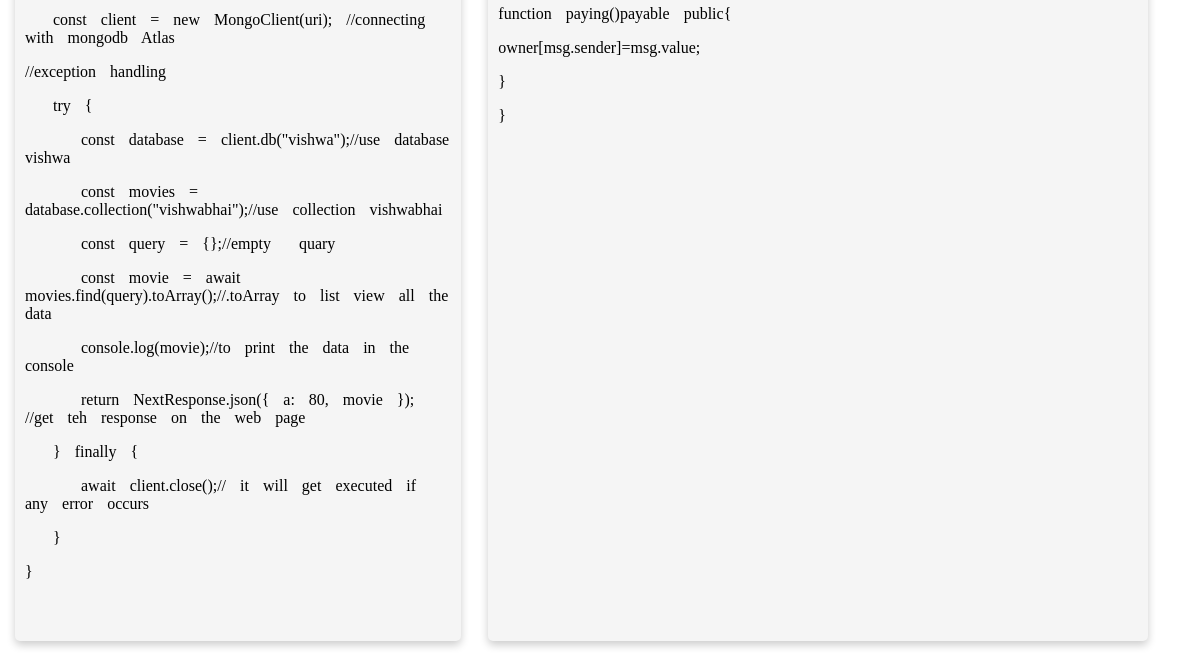
/ (lower part), run on an earlier commit of the app's database.
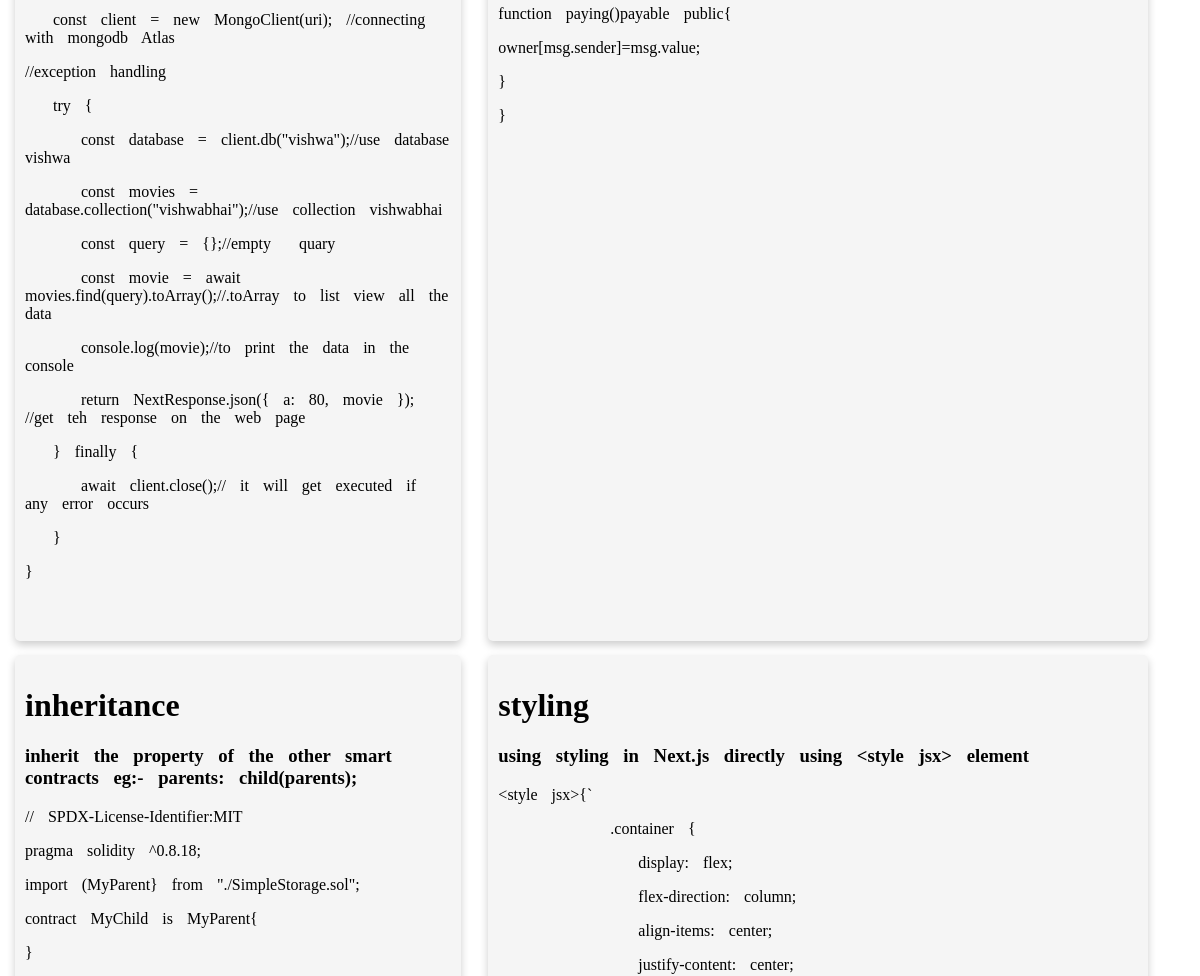
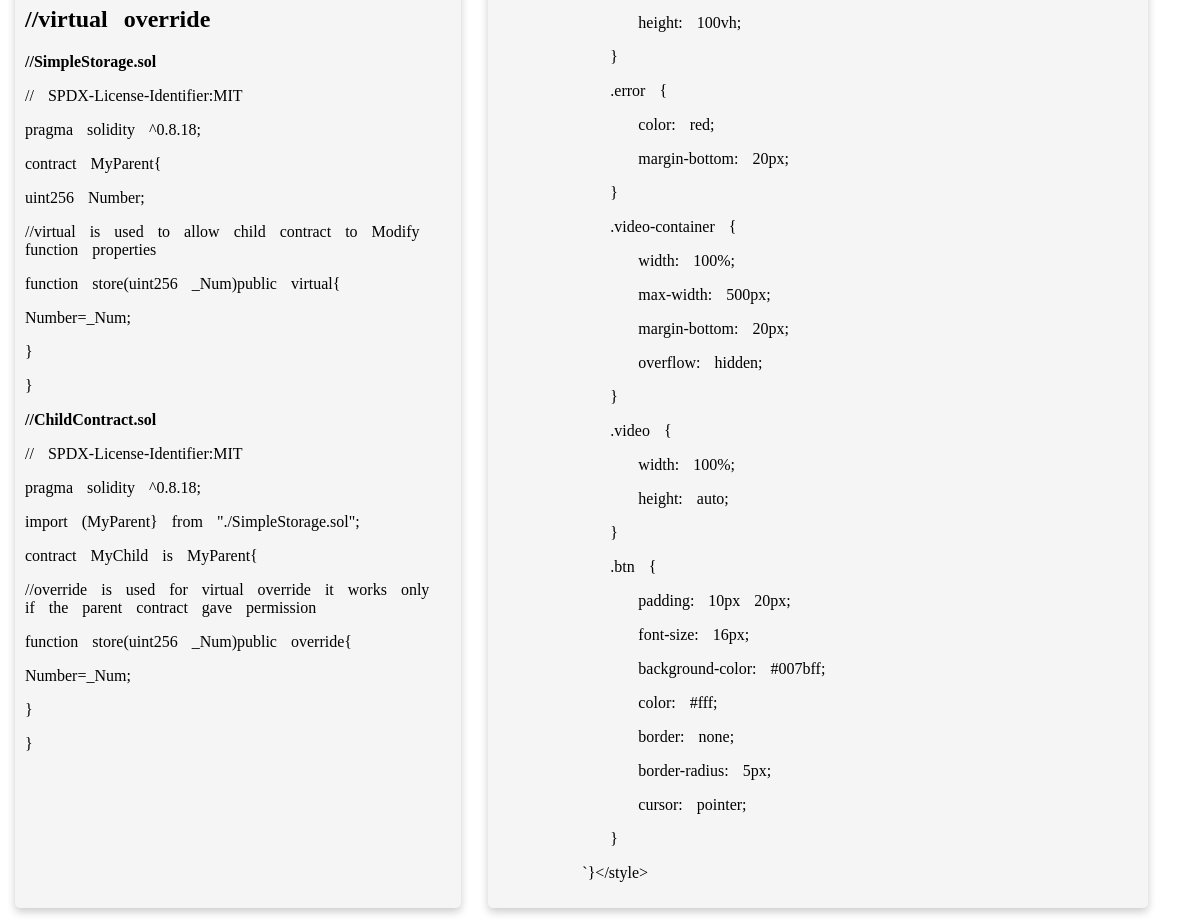
And on a later commit of the database (2 pictures, top to bottom).
### dataset/models.py (models this page shows, shortened)
class sample(models.Model):
    topic=models.CharField(max_length=100)
    language=models.CharField(max_length=50,choices=language_choice,default="solidity")
    discription=models.TextField()
    information=RichTextField()

### dataset/views.py (the view)
# urls.py: 2. Add a URL to urlpatterns:  path('', views.home, name='home')
def home(request):
    data=sample.objects.all()
    return render(request,'home.html',{"data":data})

### templates/home.html (shortened to what this page needs)
<!DOCTYPE html>
<html lang="en">
<head>
</head>
<body>
    <div id="divide">
    {% for data in data %}
    <div id="dataset">
        <h1>{{data.topic}}</h1>
    <h3>{{data.discription}}</h3>
    {{data.information |safe}}
</div>
    {% endfor %}
</div>
</body>
</html>

### templates/home.html (style rules this page uses)
#divide { display: grid; grid-template-columns: auto auto ; word-spacing: 10px; }
#dataset { background-color: whitesmoke; width: 90%; padding: 10px; border-radius: 5px; margin: 7px; cursor: pointer; box-shadow: 0 4px 8px 0 rgba(0, 0, 0, 0.2); transition: 0.3s; }

What changed in the data, as far as the page shows it:
added sample: topic "inheritance", discription "inherit the property of the other smart contracts eg:- parents: child(parents);", information "// SPDX-License-Identifier:MIT pragma solidity ^0.8.18; import (MyParent} from \"./SimpleStorage.sol\"; contract MyChild is MyParent{ } //virtual override //SimpleStorage.sol // SPDX-License-Identifier:MIT pragma solidity ^0.8.18; contract MyParent{ uint256 Number; //virtual is used to allow child contract to Modify function properties function store(uint256 _Num)public virtual{ Number=_Num; } } //ChildContract.sol // SPDX-License-Identifier:MIT pragma solidity ^0.8.18; import (MyParent} from \"./SimpleStorage.sol\"; contract MyChild is MyParent{ //override is used for virtual override it works only if the parent contract gave permission function store(uint256 _Num)public override{ Number=_Num;…"
added sample: topic "styling", discription "using styling in Next.js directly using <style jsx> element", information "<style jsx>{` .container { display: flex; flex-direction: column; align-items: center; justify-content: center; height: 100vh; } .error { color: red; margin-bottom: 20px; } .video-container { width: 100%; max-width: 500px; margin-bottom: 20px; overflow: hidden; } .video { width: 100%; height: auto; } .btn { padding: 10px 20px; font-size: 16px; background-color: #007bff; color: #fff; border: none; border-radius: 5px; cursor: pointer; } `}</style>"
